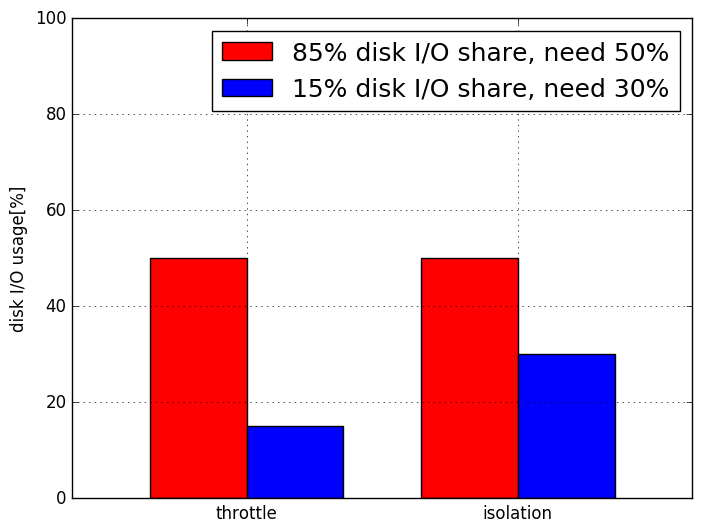

Write the Python code that produced this figure.
import sys
import numpy as np
import matplotlib.pyplot as plt

data = [[50, 50], [15, 30]]

num_sample = 2
num_item_per_sample = 2

legend_labels = ["85% disk I/O share, need 50%", "15% disk I/O share, need 30%"]

colors = ["r", "b"]

width = 0.25
margin = 0.2
block = width * num_sample + margin
ind = np.arange(num_item_per_sample) * block

for i in range(num_sample):
	plt.bar(ind + width * i, 
	data[i], 
	width, 
	color=colors[i], 
	label=legend_labels[i])

xlabels = ["throttle", "isolation"]
xlocs = ind + width * num_sample / 2.
plt.xticks(xlocs, xlabels)
plt.xlim(-margin, ind[-1] + width * num_sample + margin)
plt.ylim(0, 100)
plt.ylabel('disk I/O usage[%]')

plt.legend(prop={'size' : 18}, loc="upper right")
plt.grid(True)

plt.savefig("./isolation.png", bbox_inches="tight")
plt.show()

